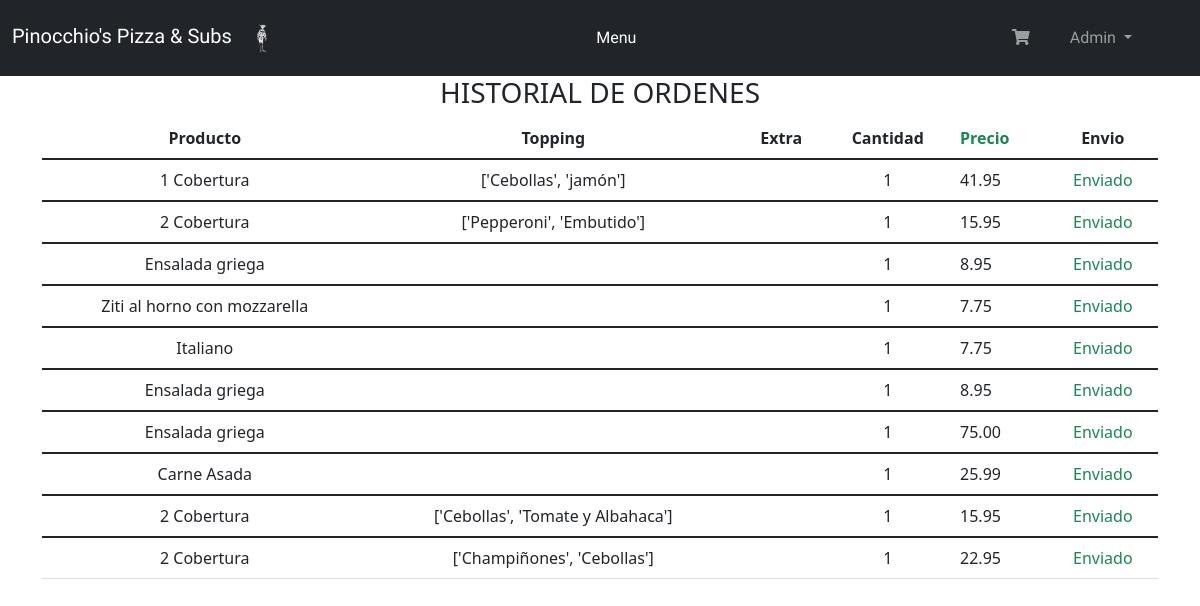
Page /historial/ (signed in) on the earlier database version.
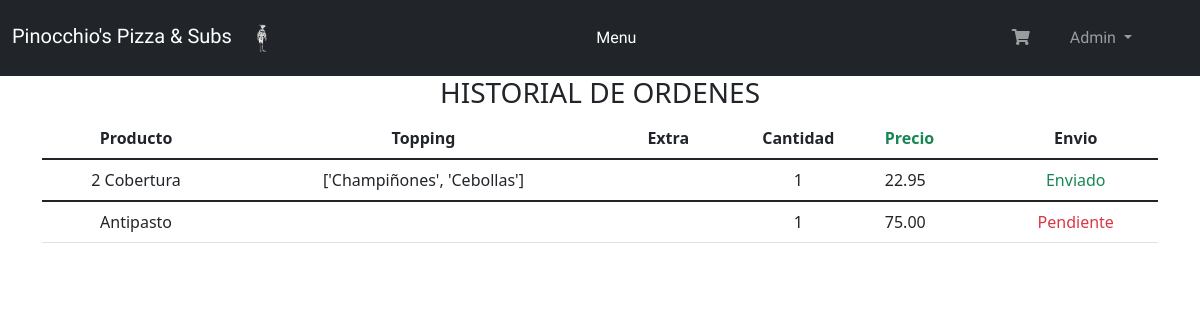
Same page on the later database version.
### orders/models.py (models this page shows, shortened)
class CartItems(models.Model):
    username = models.CharField("Cliente", max_length=50,null=False,blank=False)
    nombre = models.CharField("Producto", max_length=30, null=False, blank=False)
    cantidad = models.IntegerField("Cantidad del producto:", default=1)
    precio = DecimalField(max_digits=5, decimal_places=2, null=True,blank=True)
    t_lista = models.CharField("Toppings", max_length=100,null=True,blank=True, default=' ')
    l_extra = models.CharField("Extras", max_length=100,null=True,blank=True, default=' ')
    estado = models.BooleanField("Confirmacion de compra",default=False)
    Envio = models.BooleanField("Confirmacion de Envio",default=False)

### orders/views.py (the view)
# urls.py: path('historial/', views.historial, name="historial"),
@login_required(login_url="/login")
def historial(request):
    user=request.user
    ordenes = CartItems.objects.all().filter(username=user, estado="True")
    return render(request, "Historial_compra.html",{"ordenes":ordenes})

### orders/templates/Historial_compra.html (shortened to what this page needs)
{% extends 'base/layout.html' %}
{% block main %}
<div class="container">
   <h3 class="text-title text-center text-uppercase">Historial de Ordenes</h3>
   <table class="table table-image">
      <thead class="thead-dark">
         <tr>
            <th scope="col" class="text-center">Producto</th>
            <th scope="col" class="text-center">Topping</th>
            <th scope="col" class="text-center">Extra</th>
            <th scope="col" class="text-center">Cantidad</th>
            <th scope="col" class="text-success">Precio</th>
            <th scope="col" class="text-center">Envio</th>
         </tr>
      </thead>
      {% for orden in ordenes %}
      {% if orden.estado == True %}
      <tbody>
            <tr>
               <td class="text-center">
                  {{orden.nombre}}
               </td>
               <td class="text-center">
                  {{orden.t_lista}}
               </td>
               <td class="text-center">
               </td>
               <td class="text-center">
                  {{orden.cantidad}}
               </td>
               <td>
                  {{orden.precio}}
               </td>
            {% if  orden.Envio == False%}
            <td class="text-center text-danger">
               Pendiente
            </td>
            {% else %}
            <td class="text-center text-success">
               Enviado
            </td>
            {% endif %}
            </tr>
      </tbody>
      {% endif %}
      {% empty %}
      <div class="text-center text-uppercase text-danger">
        <h2>Historial de compra vacio!</h2>
     </div>
      {% endfor %}
   </table>
</div>
{% endblock %}

### orders/templates/base/layout.html (shortened to what this page needs)
<!DOCTYPE html>
{% load static %}
<html lang="es">
<head>
    <link rel="stylesheet" href="{% static 'css/style.css' %}">
    <link href="https://cdn.jsdelivr.net/npm/bootstrap@5.1.3/dist/css/bootstrap.min.css" rel="stylesheet">
    <link rel="stylesheet" href="https://pro.fontawesome.com/releases/v5.10.0/css/all.css"/>
</head>
<body>
  <header>
    <nav class="navbar navbar-expand-lg navbar-dark bg-dark">
    <div class="container-fluid">
            <a class="navbar-brand pizzaN" href="{% url 'index' %}">Pinocchio's Pizza & Subs <img class="img-fluid" src="{% static 'img/logoPINO.png' %}" alt="PinoLogo" style="height: 50px; width: 50px;"></a>
        <div class="collapse navbar-collapse container justify-content-center" id="navbarNavAltMarkup">
          <div class="navbar-nav">
            <a class="nav-item nav-link active pizzaN" href="{% url 'index' %}">Menu</a>
          </div>
        </div>
        {% if request.user.is_authenticated %}
          <div class="collapse navbar-collapse mx-4 justify-content-end" id="navbarNavAltMarkup">
            <div class="navbar-nav">
              <a class="nav-item nav-link pizzaN" href="{% url 'ordenes' %}"><i class="fas fa-shopping-cart"></i></a>
        <div class="collapse navbar-collapse mx-4 justify-content-end" id="navbarNavAltMarkup">
          <div class="navbar-nav">
            <li class="nav-item dropdown">
            <a class="nav-link dropdown-toggle pizzaN" href="#" id="navbarDropdownMenuLink" role="button" data-bs-toggle="dropdown" aria-expanded="false">
              {{request.user}}
            </a>
          </div>
        </div>
        {% else %}
        <div class="collapse navbar-collapse justify-content-end" id="navbarNavAltMarkup">
          <div class="navbar-nav">
            <a class="nav-item nav-link pizzaN" href="{% url 'login' %}">Login</a>/<a class="nav-item nav-link pizzaN" href="{% url 'register' %}">Register</a>
          </div>
        </div>
        {% endif %}
    </div>
      </nav>
    </header>
<main>
  {% block main %}
  {% endblock%}
</main>
</body>
</html>

### orders/static/css/style.css (style rules this page uses)
* { padding: 0%; margin: 0%; }
.pizzaN { font-family: 'Mochiy Pop P One', sans-serif; }

Differences in the rows shown:
removed CartItems: nombre "1 Cobertura", t_lista "['Cebollas', 'jamón']", cantidad "1", precio "41.95", Envio "Enviado"
removed CartItems: nombre "2 Cobertura", t_lista "['Pepperoni', 'Embutido']", cantidad "1", precio "15.95", Envio "Enviado"
removed CartItems: nombre "Ensalada griega", cantidad "1", precio "8.95", Envio "Enviado"
removed CartItems: nombre "Ziti al horno con mozzarella", cantidad "1", precio "7.75", Envio "Enviado"
removed CartItems: nombre "Italiano", cantidad "1", precio "7.75", Envio "Enviado"
removed CartItems: nombre "Ensalada griega", cantidad "1", precio "8.95", Envio "Enviado"
removed CartItems: nombre "Ensalada griega", cantidad "1", precio "75.00", Envio "Enviado"
removed CartItems: nombre "Carne Asada", cantidad "1", precio "25.99", Envio "Enviado"
removed CartItems: nombre "2 Cobertura", t_lista "['Cebollas', 'Tomate y Albahaca']", cantidad "1", precio "15.95", Envio "Enviado"
added CartItems: nombre "Antipasto", cantidad "1", precio "75.00", Envio "Pendiente"
